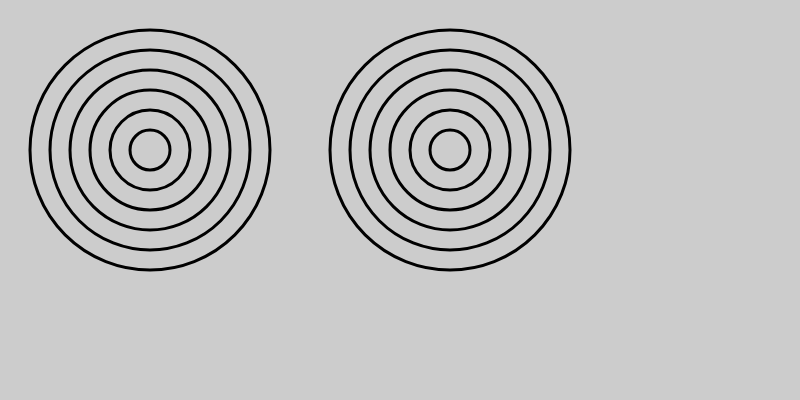
Frame 1 (no input)
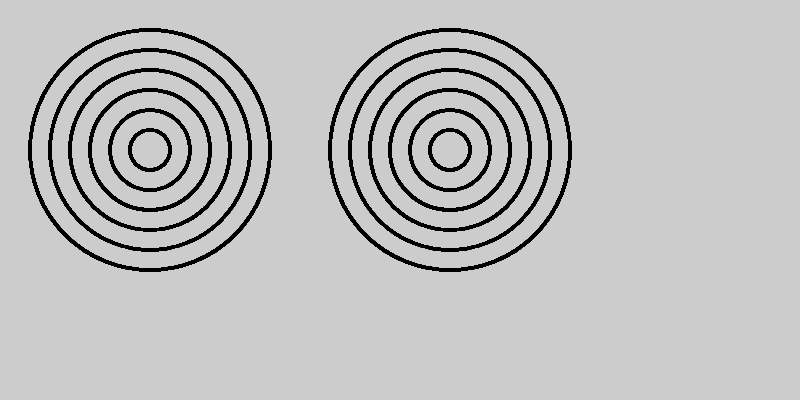
Frame 60 (no input)
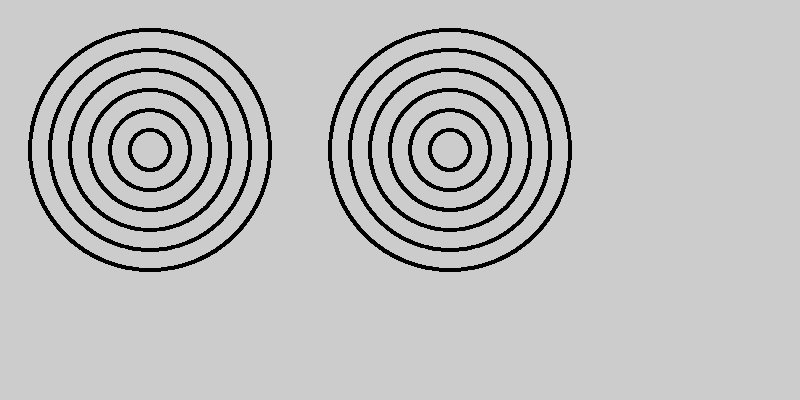
Frame 120 (the mouse pressed at the canvas centre since frame 60)

The p5.js sketch that drew these frames (run headless with seeded random() and noise() and a simulated clock; from frame 60 on, the mouse is pressed at the canvas centre):

// p5.js sketch
// ── sketch.js

function setup() {
  createCanvas(800, 400);
  background(204);
  strokeWeight(3);
}

var x = 150
var y = 150
var d = 40

function draw() {
  for(var i = 1; i < 7; i++) {
    noFill();
    ellipse(x, y, d*i, d*i)
  }
  for(var i = 1; i < 7; i++) {
    noFill();
    ellipse(x*3, y, d*i, d*i)
  }
}
